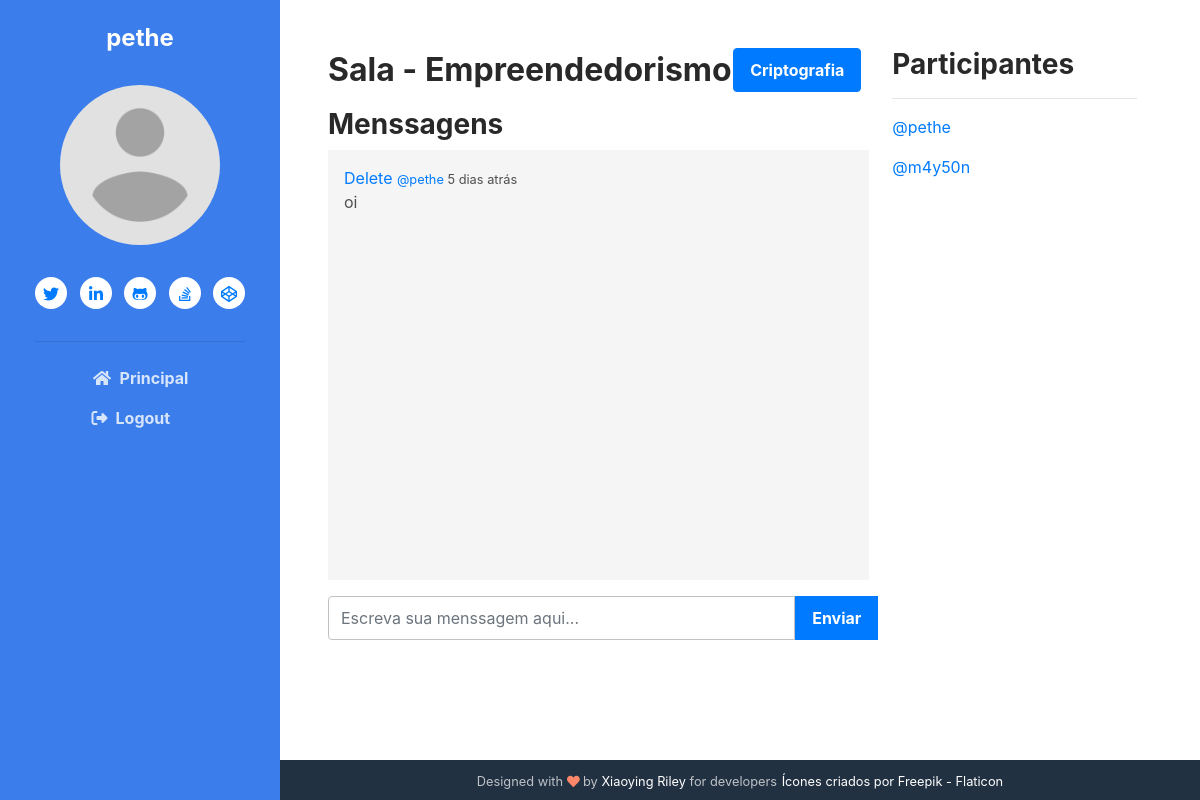
/room/16 (signed in), run on an earlier commit of the app's database.
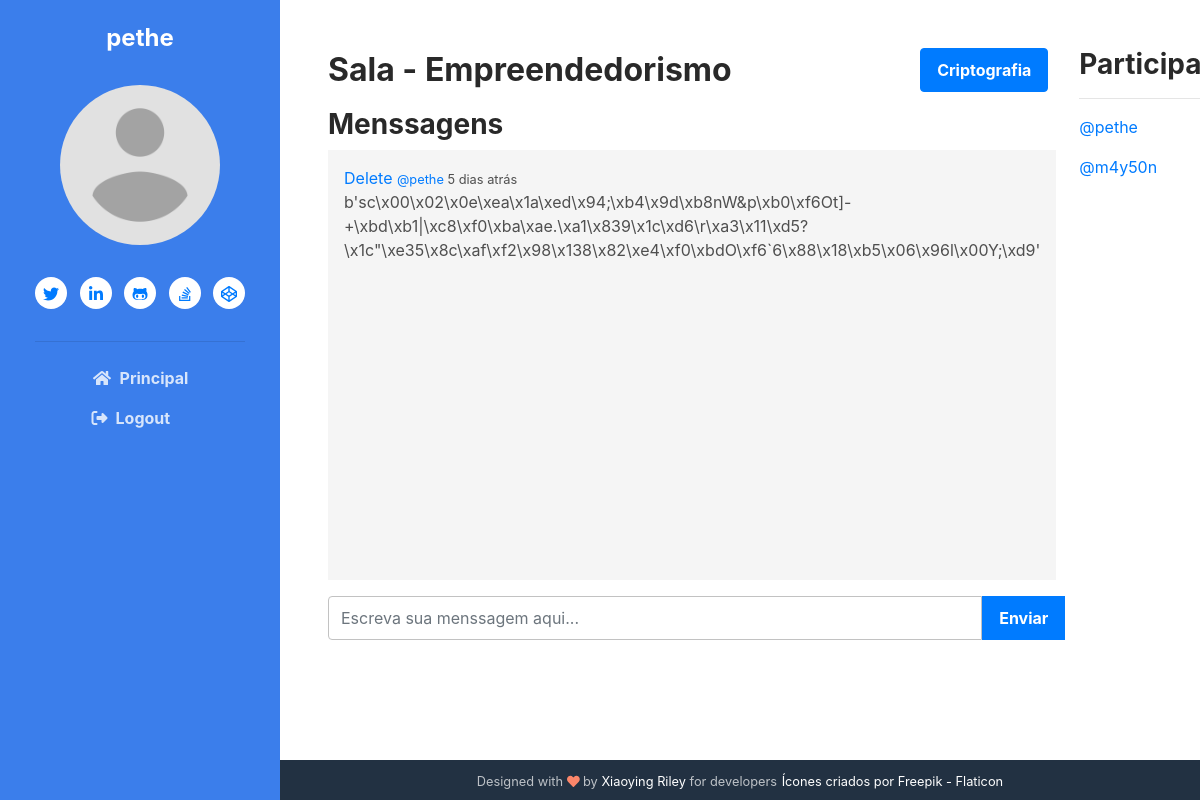
And on a later commit of the database.
### base/models.py (models this page shows, shortened)
class Room(models.Model):
    host = models.ForeignKey(User, on_delete=models.SET_NULL, null=True)
    classe = models.ForeignKey(Classe, on_delete=models.SET_NULL, null=True)
    name = models.CharField(max_length=200)
    desc = models.TextField(null=True, blank=True)
    room_join = models.CharField(default='room', max_length=20)
    participants = models.ManyToManyField(
        User, related_name='participants', blank=True)
    updated = models.DateTimeField(auto_now=True)
    created = models.DateTimeField(auto_now_add=True)
    created_in = models.TextField(default='capsulat', blank=True)
    crypt_key = models.CharField(max_length=23)
    class Meta:
        ordering = ['-updated', '-created']

class Message(models.Model):
    user = models.ForeignKey(User, on_delete=models.CASCADE)
    room = models.ForeignKey(Room, on_delete=models.CASCADE)
    body = models.TextField()
    update = models.DateTimeField(auto_now=True)
    created = models.DateTimeField(auto_now_add=True)
    created_in = models.TextField(null=True, blank=True)

### base/views.py (the view)
# urls.py: path('room/<str:pk>', views.room, name="room"),
@login_required(login_url='login')
def room(request, pk):
    room = Room.objects.get(id=pk)
    room_messages = room.message_set.all().order_by('-created')
    participantes = room.participants.all()
    if request.method == 'POST':
        message = Message.objects.create(
            user=request.user, room=room, body=request.POST.get('body')
        )
        room.participants.add(request.user)
        return redirect('room', pk=room.id)
    howLongAgo(room_messages)
    context = {'room': room, 'room_messages': room_messages,
               'participantes': participantes}
    return render(request, 'base/room.html', context)

### base/views.py (called while the page is built)
def timesince(dt, default="agora"):
    now = datetime.now()
    diff = now - dt
    periods = (
        (diff.days // 365, "ano", "anos"),
        (diff.days // 30, "mês", "meses"),
        (diff.days // 7, "semana", "semanas"),
        (diff.days, "dia", "dias"),
        (diff.seconds // 3600, "hora", "horas"),
        (diff.seconds // 60, "minuto", "minutos"),
        (diff.seconds - 30, "segundo", "segundos"),
    )
    for period, singular, plural in periods:
        if period >= 1:
            return "%d %s atrás" % (period, singular if period == 1 else plural)
    return default

def howLongAgo(datas):
    for data in datas:
        wasCreated = data.created
        fuso_horario = timezone('America/Sao_Paulo')
        data_e_hora_sao_paulo = wasCreated.astimezone(fuso_horario)
        wasCreated_format = data_e_hora_sao_paulo.strftime(
            "%d/%m/%Y %H:%M")
        data_created, hour_created = wasCreated_format.split(' ')
        data_created = data_created + " " + hour_created
        d = int(data_created.split('/')[0])
        m = int(data_created.split('/')[1])
        y = int(data_created.split('/')[2].split(' ')[0])
        h = int(hour_created.split(':')[0])
        mi = int(hour_created.split(':')[1])
        data.created_in = timesince(datetime(y, m, d, h, mi, 0))
        data.save()

### base/templates/base/room.html (shortened to what this page needs)
{% extends 'main.html' %}
{% load humanize %}
{% block content %}
<div class="main-container main-2-column">
	<div class="comment-container">
		<div>
			<div class="d-flex align-items-center mb-3">
				<h2 class="mb-0" >Sala - {{room.name}}</h2>
				{% if request.user == room.host %}
				<div class="ml-auto pr-3">
					<button class="btn btn-primary">
						<a class="text-decoration-none text-white" href="{% url 'cryp-decryp' room.id%}">Criptografia</a>
					</button>
				</div>
				{% endif %}
			</div>
			<h3>Menssagens</h3>
		</div>
		<div class="comment-wrapper p-3 mr-2">
			<div>
				{% if request.user != room.host %}
					{% for message in room_messages %}
					<div>
						{% if request.user == message.user %}
							<a href="{% url 'delete-message' message.id %}">Delete</a>
							<small><a href="{% url 'user-profile' message.user.id %}">@{{message.user}}</a> {{message.created_in}}</small>
							<p>{{message.body}}</p>
						{% endif %}
					</div>
					{% endfor %}
				{% else %}
					{% for message in room_messages %}
						<div>
							<a href="{% url 'delete-message' message.id %}">Delete</a>
							<small><a href="{% url 'user-profile' message.user.id %}">@{{message.user}}</a> {{message.created_in}}</small>
							<p>{{message.body}}
						</div>
					{% endfor %}
				{% endif %}
			</div>
		</div>
		<div class="mt-3">
			<form action="" method="post">
				<div class="input-group">
					<input
					class="form-control"
					type="text"
					name="body"
					placeholder="Escreva sua menssagem aqui..."
					/>
					<div class="input-group-prepend">
						<input class="input-group btn btn-primary" type="submit" value="Enviar">
					</div>
				</div>
			</form>
		</div>
	</div>
	<div class="container">
		<h3>Participantes</h3>
		<hr />
		{% for user in participantes %}
		<div>
			<p>
				<a href="{% url 'user-profile' user.id %}">
					@{{user.username}}</p>
		</div>
		{% endfor %}
	</div>
</div>
{% endblock %}

### templates/main.html (shortened to what this page needs)
<!DOCTYPE html>
{% load static %}
<html lang="pt-BR">
	<head>
		<link
			rel="stylesheet"
			href="https://cdn.jsdelivr.net/npm/bootstrap@4.3.1/dist/css/bootstrap.min.css"
		/>
		<link rel="stylesheet" href="{% static 'styles/main.css' %}" />
	</head>
	<body>
		{% include 'navbar.html' %}
		<div class="main-wrapper over-y">
			{% block content %} {% endblock %}
			<footer class="footer text-center py-2 theme-bg-dark">
				<small class="copyright"
					>Designed with <i class="fas fa-heart" style="color: #fb866a"></i> by
					<a href="http://themes.3rdwavemedia.com" target="_blank"
						>Xiaoying Riley</a
					>
					for developers</small
				>
				<small
					><a
						href="https://www.flaticon.com/br/icones-gratis/comprimido"
						title="comprimido ícones"
						>Ícones criados por Freepik - Flaticon</a
					></small
				>
			</footer>
		</div>
	</body>
</html>

### templates/navbar.html (shortened to what this page needs)
{% load static %}
<header class="header text-center">
    {% if user.is_authenticated %}
        <h1 class="blog-name pt-lg-4 mb-0"><a href="">{{user}} </a></h1>
        <nav class="navbar navbar-expand-lg navbar-dark" >
                <div id="navigation" class="collapse navbar-collapse flex-column" >
                    <div class="profile-section pt-3 pt-lg-0">
                        <img class="profile-image mb-3 rounded-circle mx-auto" src="{% static 'images/profile.png' %}" alt="image" >
                        <ul class="social-list list-inline py-3 mx-auto">
                            <li class="list-inline-item"><a href="#"><i class="fab fa-twitter fa-fw"></i></a></li>
                            <li class="list-inline-item"><a href="#"><i class="fab fa-linkedin-in fa-fw"></i></a></li>
                            <li class="list-inline-item"><a href="#"><i class="fab fa-github-alt fa-fw"></i></a></li>
                            <li class="list-inline-item"><a href="#"><i class="fab fa-stack-overflow fa-fw"></i></a></li>
                            <li class="list-inline-item"><a href="#"><i class="fab fa-codepen fa-fw"></i></a></li>
                        </ul>
                        <hr>
                    </div>
                    <ul id="navi" class="navbar-nav flex-column text-left" onclick="navIconActive()">
                        <li class="nav-item">
                            <a class="nav-link" href="{% url 'home' %}"><i class="fas fa-home fa-fw mr-2"></i>Principal <span class="sr-only">(current)</span></a>
                        </li>
                        {% if request.user == user %}
                            <li class="nav-item">
                            <a class="nav-link" href="{% url 'logout' %}"><i class="fa-solid fa-right-from-bracket mr-2"></i>Logout</a>
                            </li>
                        {% endif %}
                    </ul>
                </div>
        </nav>
    {% endif %}
</header>

### static/styles/main.css (style rules this page uses)
.main-container { min-height: calc(100vh - 40px) !important; padding: 48px; }
.over-y { overflow-y: hidden !important; }
.main-2-column { display: grid; grid-template-columns: 3fr 1.5fr; }
.comment-wrapper { overflow-y: auto; background-color: whitesmoke; min-height: 430px; max-height: 430px; }
body { -webkit-font-smoothing: antialiased; -moz-osx-font-smoothing: grayscale; color: #4f4f4f; }
h1, h2, h3, h4, h5, h6 { color: #292929; font-weight: bold; }
.btn { font-weight: bold; padding: 0.375rem 1rem; height: 2.75rem; transition: all 0.4s ease-in-out; }
.btn-primary { color: #fff; }
.form-control { padding-top: 0.875rem; padding-bottom: 0.875rem; height: 2.75rem; border-color: #c2c2c2; }
.theme-bg-dark { background: #223142 !important; }
.header { position: fixed; left: 0; top: 0; height: 100vh; width: 280px; background: #3b7eeb; color: #fff; }
.header .blog-name { font-weight: bold; font-size: 1.5rem; color: #fff; }
.header .blog-name a { color: #fff; }
.header .navbar { padding: 2rem 1rem; }
.header .nav-item { font-weight: bold; }
.header .nav-item .nav-link { color: rgba(255, 255, 255, 0.8); }
.profile-section .profile-image { max-width: 160px; }
.social-list a { width: 32px; height: 32px; padding-top: 5px; display: inline-block; text-align: center; border-radius: 50%; transition: all 0.4s ease-in-out; background-color: #fff; }
.main-wrapper { margin-left: 280px; background: #fff; }
.main-wrapper .container { max-width: 820px; }
.footer { color: rgba(255, 255, 255, 0.7); }
.footer a { color: #fff; }
body { overflow-x: hidden; }

What changed in the data, as far as the page shows it:
changed Message "5 dias atrás": body "oi" → "b'sc\\x00\\x02\\x0e\\xea\\x1a\\xed\\x94;\\xb4\\x9d\\xb8nW&p\\xb0\\xf6Ot]-+\\xbd\\xb1|\\xc8\\xf0\\xba\\xae.\\xa1\\x839\\x1c\\xd6\\r\\xa3\\x11\\xd5?\\x1c\"\\xe35\\x8c\\xaf\\xf2\\x98\\x138\\x82\\xe4\\xf0\\xbdO\\xf6`6\\x88\\x18\\xb5\\x06\\x96l\\x00Y;\\xd9'"
